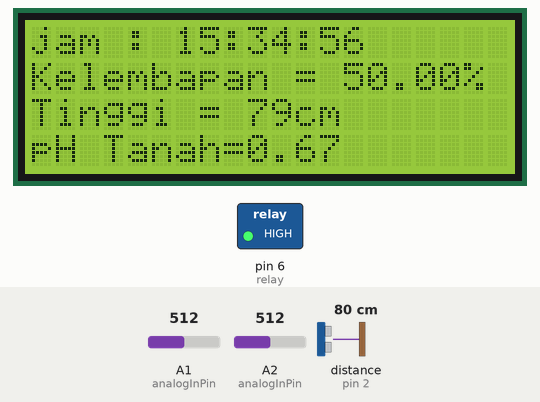
Simulated run of this sketch. Board: Arduino Uno, built with avr-gcc and run on an emulated ATmega328P. Parts: 20×4 character LCD, switched loads named in the sketch (green lamp = pin HIGH). Wiring (inferred from the names in the program): ultrasonic range finder: trigger pin 3; echo pin 2. The test bench sets the inputs (shaded band); at power-on: distance to the obstacle (sensor on pin 2) 80 cm, A1 (analogInPin) = 512, A2 (analogInPin) = 512. The echo pulse lasts 58.3 µs per cm; the local clock reads 2024-03-15 10:24:30 at power-on unless the sketch sets it; pins used as bus, display or sensor lines are not drawn; what the sketch prints to the serial monitor is not drawn.

Above: at 2.2 s.
2.3 s: distance to the obstacle (sensor on pin 2) set to 2 cm
At 4.1 s:
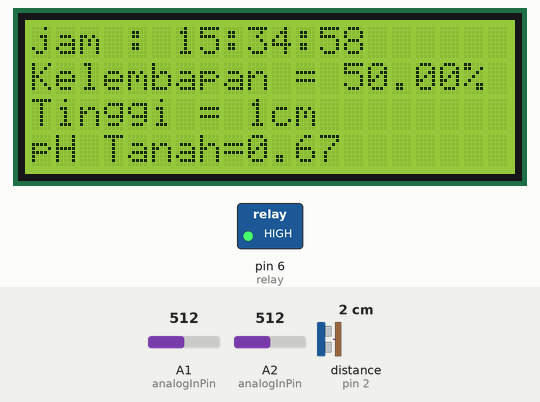
6.5 s: A1 (analogInPin) set to 12
At 7.9 s:
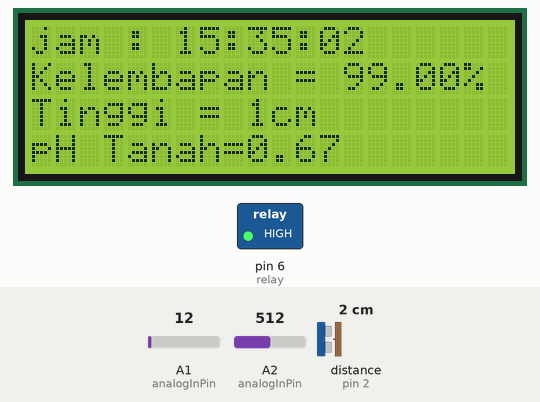
10.1 s: A1 (analogInPin) set to 9
At 11.6 s:
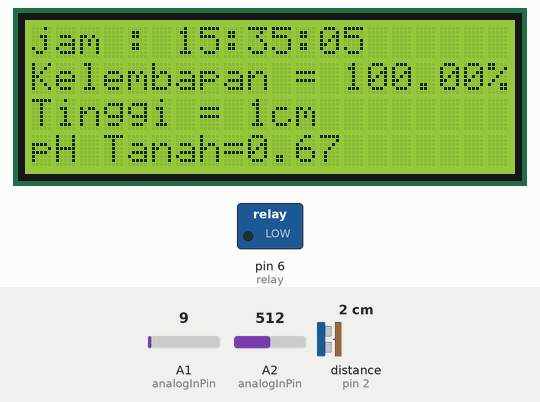
14.3 s: distance to the obstacle (sensor on pin 2) set to 18 cm
At 15.9 s:
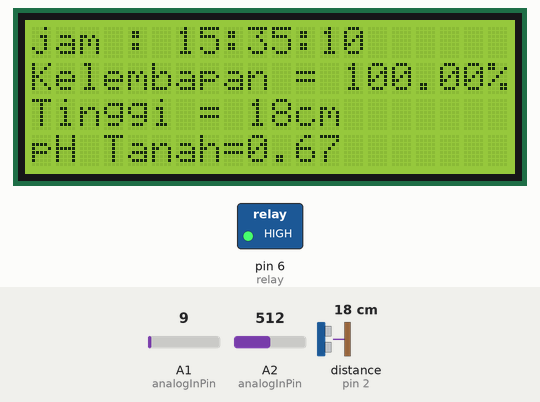
18.5 s: A1 (analogInPin) set to 1023
At 21.2 s:
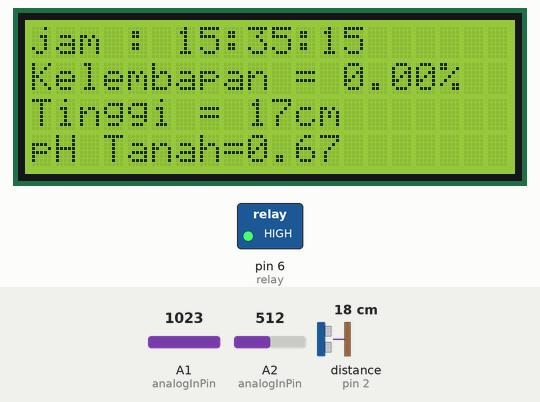
22.7 s: distance to the obstacle (sensor on pin 2) set to 4 cm
At 24.1 s:
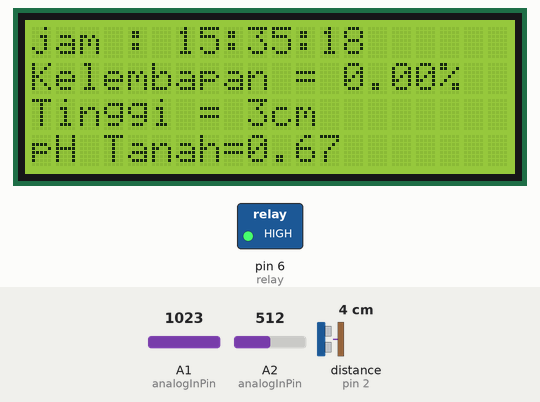
Timing chart, 0 to 25.7 s (numbered marks = the images above; inputs shaded):
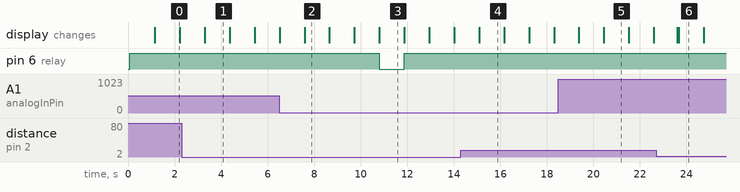

The sketch:

PSK.ino
```cpp
#include <Wire.h>
#include <LiquidCrystal_I2C.h>
LiquidCrystal_I2C lcd(0x27,20,4);

#include <DS3231.h>
DS3231  rtc(SDA, SCL);
Time t;

// deklarasi sensor Soil musure
#define analogInPin A1  // Soil Sensor input at Analog PIN A0
int value ;

// deklarasi sensor pH
#define analogInPin A2  //sambungkan kabel hitam (output) ke pin A2
int sensorValue = 0;
float outputValue = 0.0;

//deklarasi sensor ulrasonic
#define echoPin 2
#define trigPin 3


//deklarasi penjadwalan
const int OnHour = 15; //SET TIME TO ON RELAY (24 HOUR FORMAT)
const int OnMin = 35;
const int onSec = 05;
const int OffHour = 15; //SET TIME TO OFF RELAY
const int OffMin = 35;
const int offSec = 15;


// deklarasi pin output
const int relay = 6;

///////////////////////////////////////////////
void setup() {
Serial.begin(9600);

lcd.init();      // initialize the lcd
lcd.backlight();

lcd.setCursor(0,1);
lcd.print("sistem menyala");

// RTC
 rtc.begin();
  rtc.setTime(15, 34, 55);     //menset jam

// deklarasi output
pinMode(relay,OUTPUT);
digitalWrite (relay, HIGH);

// deklarasi output ultrasonik
pinMode(trigPin, OUTPUT);
pinMode(echoPin, INPUT);

delay(1000);


}

void loop() {

////////////print data dan perhitungan ultrasonik//////////////////////////

long duration,distance ;
  digitalWrite(trigPin, LOW);
  delayMicroseconds(2);
  digitalWrite(trigPin, HIGH);
  delayMicroseconds(10);
  digitalWrite(trigPin, LOW);
 duration = pulseIn(echoPin, HIGH);
 distance = (duration/2) / 29.1;
  Serial.print(distance);
  Serial.print("cm");
  Serial.println();

  //output sensor ultrasonic
  lcd.setCursor(0,2);
  lcd.print("Tinggi = ");
  lcd.setCursor(9,2);
  lcd.print(distance);
  lcd.print("cm");
  lcd.println();


 // membaca sensor kelembapan
  int value = analogRead(A1);
  value = map(value,1023,10,0,100);// (value x jumlah maksiman bit pin input)*100
  Serial.print("Mositure : ");
  Serial.println(value);
   Serial.println("%");
  float A;
  A = value;


// membaca dan sensor pH dan keluaran Output pada LCD
  sensorValue = analogRead(analogInPin);
 // delay(1000);

  //rumus didapat berdasarkan datasheet
  outputValue = (-0.0139*sensorValue)+7.7851; // penjelasan rumus pH tanah


////////////print data/////////////////////////
  //output sensor kelembapan
  lcd.setCursor(0,1);
  lcd.print("Kelembapan = ");

  //print data kelembapan
  lcd.setCursor(13, 1);
  lcd.print(A);
  lcd.println("%");

// output sensor pH tanah
  //lcd.setCursor(0,2);
  //lcd.print("adc= ");
  //lcd.print(sensorValue);
  lcd.setCursor(0,3);
  lcd.print("pH Tanah=");
  lcd.print(outputValue);
  // put your main code here, to run repeatedly:

// print waktu
lcd.setCursor(0,0);
lcd.print ("jam :");

//print jam
   t = rtc.getTime();
  lcd.setCursor(6,0);
  lcd.print(rtc.getTimeStr());
  Serial.println(rtc.getTimeStr());
// output relay

 if (t.hour == OnHour && t.min == OnMin && t.sec == onSec){
    digitalWrite (relay, LOW);
    Serial.println("LIGHT ON");
    }
  else if(t.hour == OffHour && t.min == OffMin && t.sec == offSec){
     digitalWrite(relay,HIGH);
     Serial.println("LIGHT OFF");
    }

  //if (value<30) {
    //digitalWrite (relay, LOW);
 //}
  else if (value > 30) {
    digitalWrite (relay, HIGH);
  }


  delay (1000);


}
```

Measured:
- the behaviour switches between 11 and 10 on A1 (analogInPin) (found by bisection; images 2 and 3)
- after the input at 2.3 s, the display: changes after 1.0 s (image 1)
- after the input at 10.1 s, the display: changes after 0.70 s (image 3)
- after the input at 14.3 s, the display: changes after 0.79 s (image 4)
- after the input at 18.5 s, the display: first changes after 0.88 s (image 5 shows a later state)
- after the input at 22.7 s, the display: first changes after 0.91 s (image 6 shows a later state)
- what the display in image 0 shows lasts 1.0 s, from 1.2 s to 2.2 s
